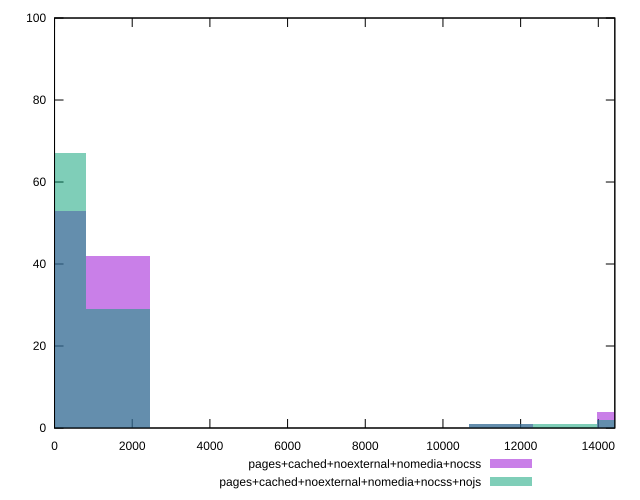

Recreate this plot in gnuplot.
reset

$pagesCachedNoexternalNomediaNocss <<EOF
0 53
11500.80900014901 1
1642.9727143070015 42
14786.754428763013 4
EOF

$pagesCachedNoexternalNomediaNocssNojs <<EOF
0 67
1642.9727143070015 29
14786.754428763013 2
13143.781714456012 1
11500.80900014901 1
EOF

set key outside below
set boxwidth 1642.9727143070015
set xrange [0:14425]
set yrange [0:100]
set trange [0:100]
set style fill transparent solid 0.5 noborder
set terminal svg size 640, 500 enhanced background rgb 'white'
set output "reprap/uses-rel-preload/comparison/histogram/4_vs_5.svg"

plot $pagesCachedNoexternalNomediaNocss title "pages+cached+noexternal+nomedia+nocss" with boxes, \
     $pagesCachedNoexternalNomediaNocssNojs title "pages+cached+noexternal+nomedia+nocss+nojs" with boxes

reset
